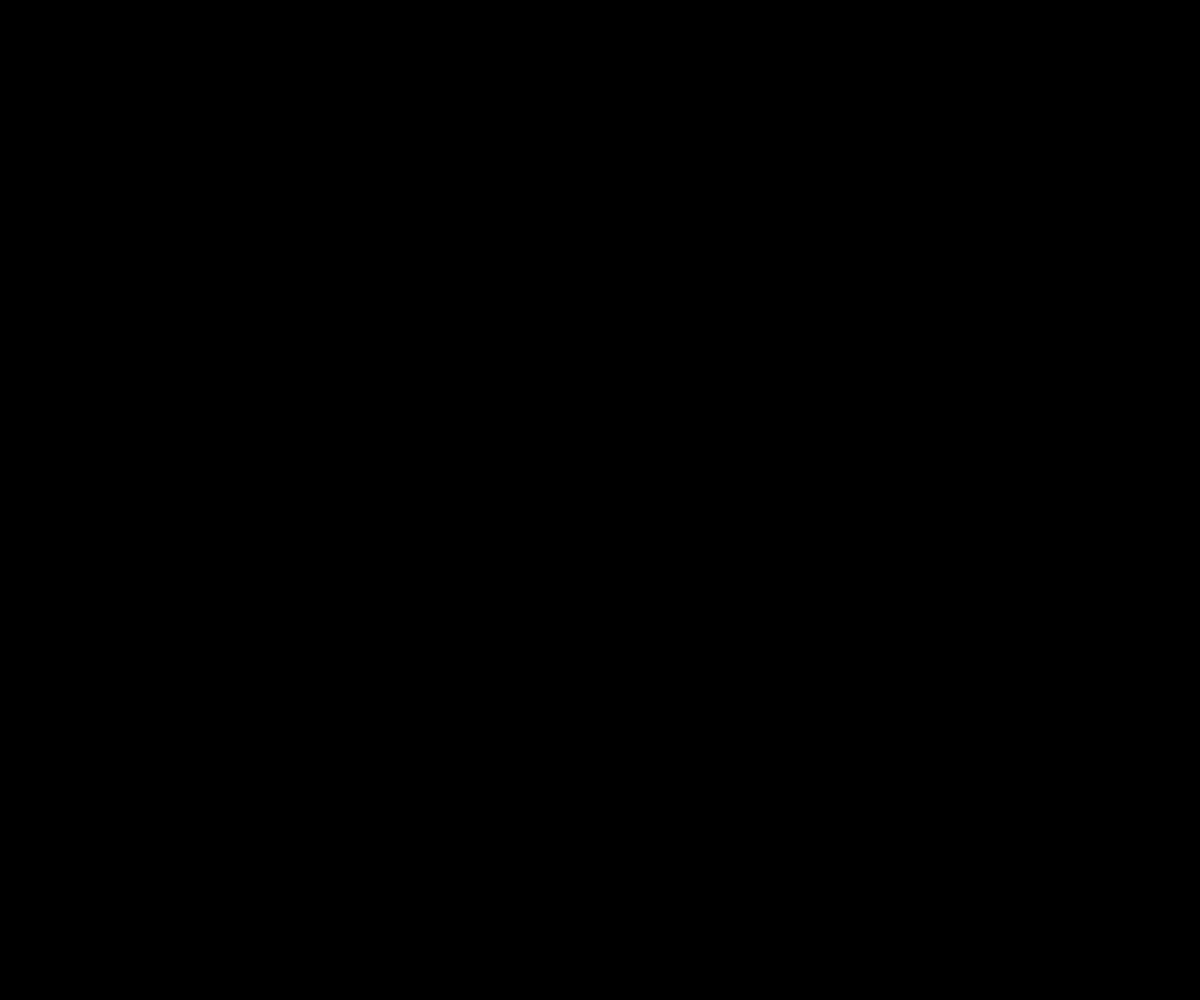
Frame 1 (no input)
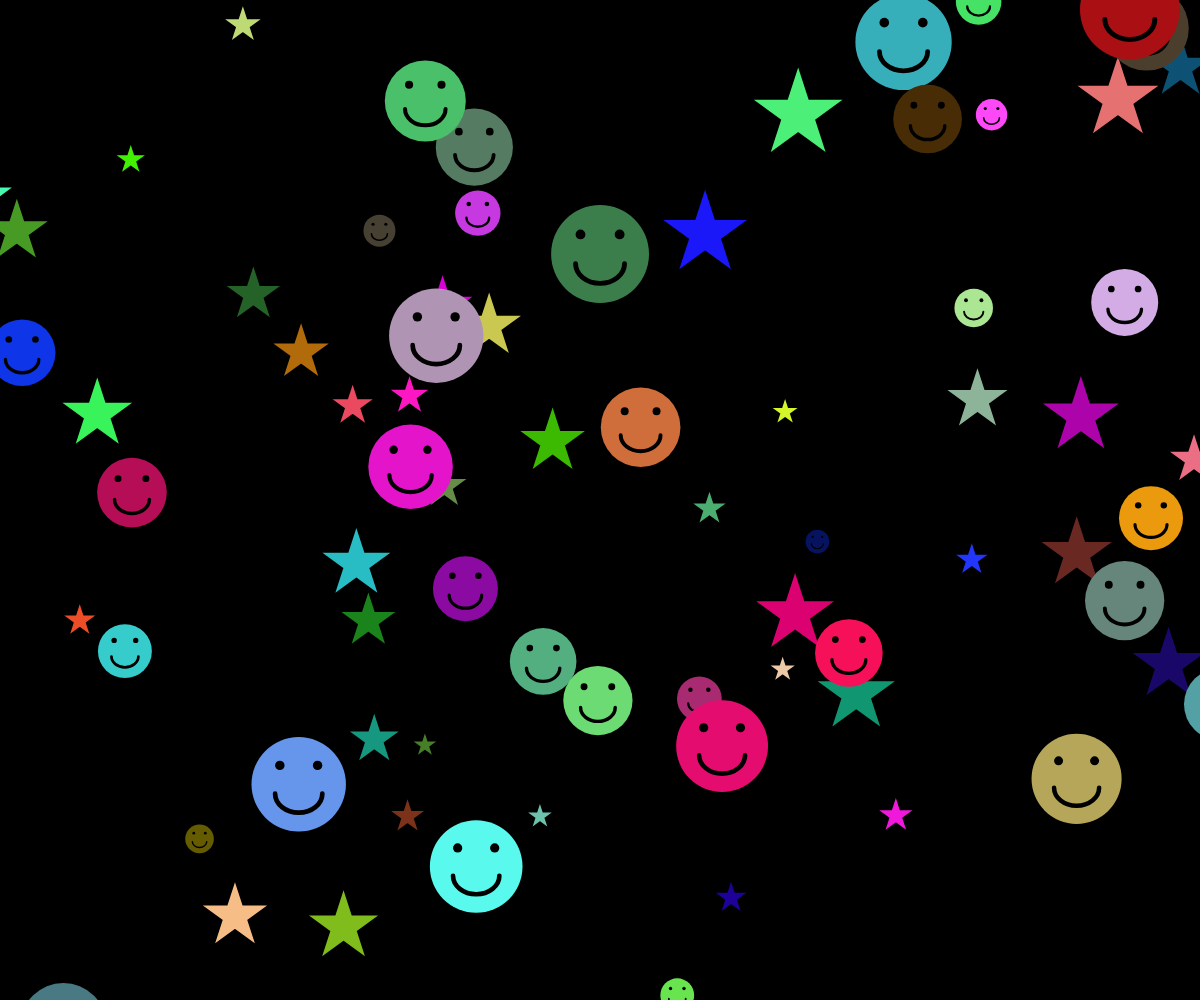
Frame 60 (no input)
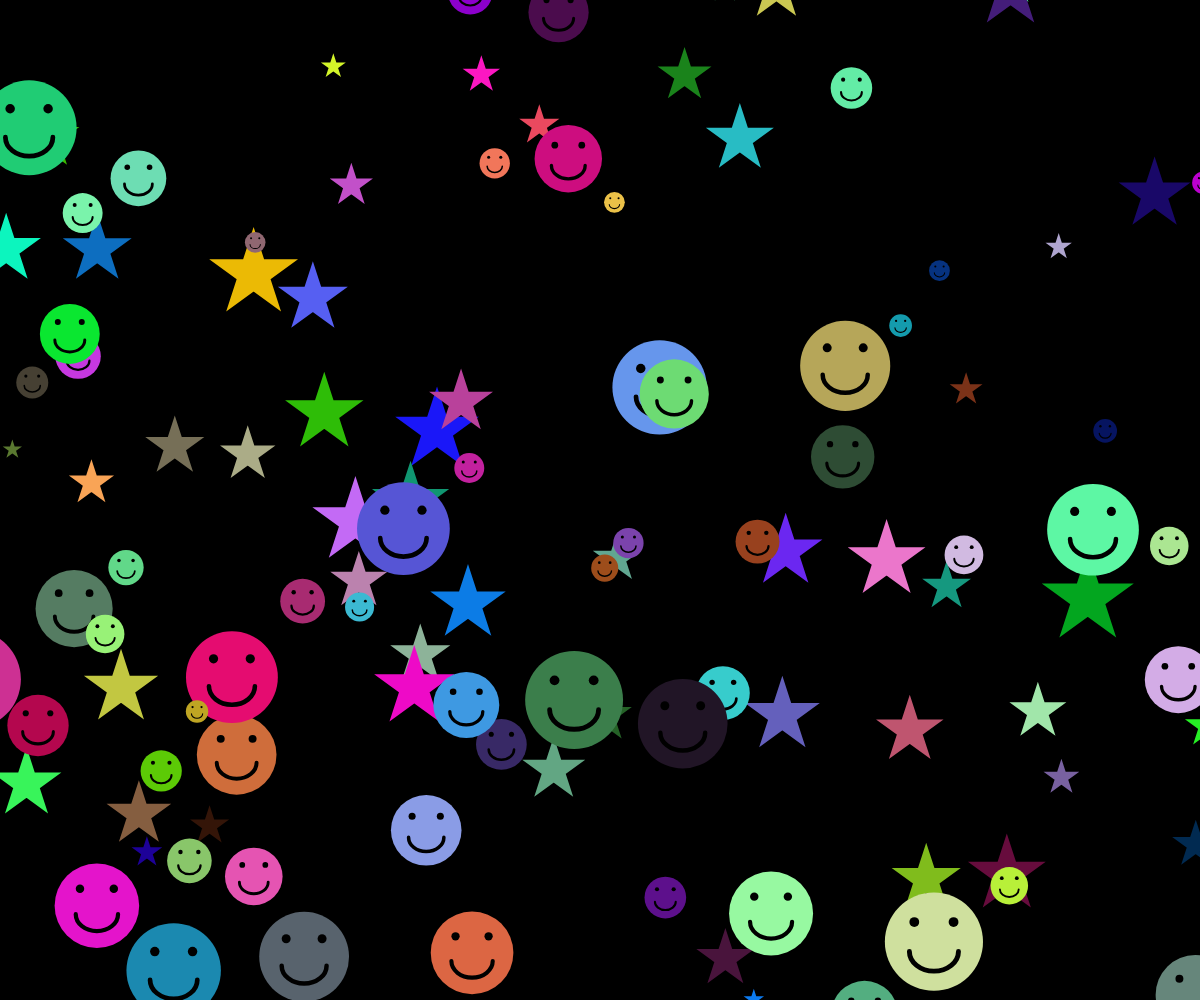
Frame 120 (the mouse pressed at the canvas centre since frame 60)

The p5.js sketch that drew these frames (run headless with seeded random() and noise() and a simulated clock; from frame 60 on, the mouse is pressed at the canvas centre):

// p5.js sketch
// ── sketch.js
// 最終課題を制作しよう

let balls;
let stars;

function setup(){
  createCanvas(windowWidth, windowHeight);
  balls = [];
  stars = [];
}

function draw(){
  background(0);

  for(let i = 0; i < stars.length; i++){
    let s = stars[i];
    drawStar(s.x, s.y, s.size, s.color);

    s.x += s.vx;
    s.y += s.vy;
  }

  for(let i = 0; i < balls.length; i++){
    let b = balls[i];
    drawSmile(b.x, b.y, b.size, b.color);
    
    b.x += b.vx;
    b.y += b.vy;
    
  }


  const bx = random(0, windowWidth);
  const by = random(0, windowHeight);
  const bdx = random(-10, 10);
  const bdy = random(-10, 10);
  const br = random(20, 100);
  const bcolor = [random(255), random(255), random(255)];
  if(mag(bdx, bdy) > 5){
    balls.push({ x:bx, y:by, size:br, vx: bdx, vy: bdy, color:bcolor});
  }

  const sx = random(0, windowWidth);
  const sy = random(0, windowHeight);
  const sdx = random(-10, 10);
  const sdy = random(-10, 10);
  const sr = random(10, 50);
  const scolor = [random(255), random(255), random(255)];
  if (mag(sdx, sdy) > 5) {
    stars.push({ x:sx, y:sy, size: sr, vx: sdx, vy: sdy, color:scolor});
  } 
}


function drawSmile(x, y, size, color){
  fill(color[0], color[1], color[2]);
  noStroke()
  ellipse(x, y, size);

  fill(0);
  ellipse(x - size * 0.2, y - size * 0.2, size * 0.1)
  ellipse(x + size * 0.2, y - size * 0.2, size * 0.1)

  noFill()
  stroke(0)
  strokeWeight(size * 0.05)
  arc(x, y + size * 0.1, size * 0.5, size * 0.4, 0, PI)
}

function drawStar(x, y, size, color){
  fill(color[0], color[1], color[2]);
  noStroke()
  beginShape();    // 点つなぎを始める
  for(let i = 0; i < 5; i++){
    const theta = TWO_PI * i * 2 / 5 - HALF_PI;
    const sx = x + cos(theta) * size;
    const sy = y + sin(theta) * size;
    vertex(sx, sy);  // 次につなぐ点を１つ増やす
  }
  endShape(CLOSE); // 点つなぎを終わる
}

function windowResized(){
  resizeCanvas(windowWidth, windowHeight);
}
